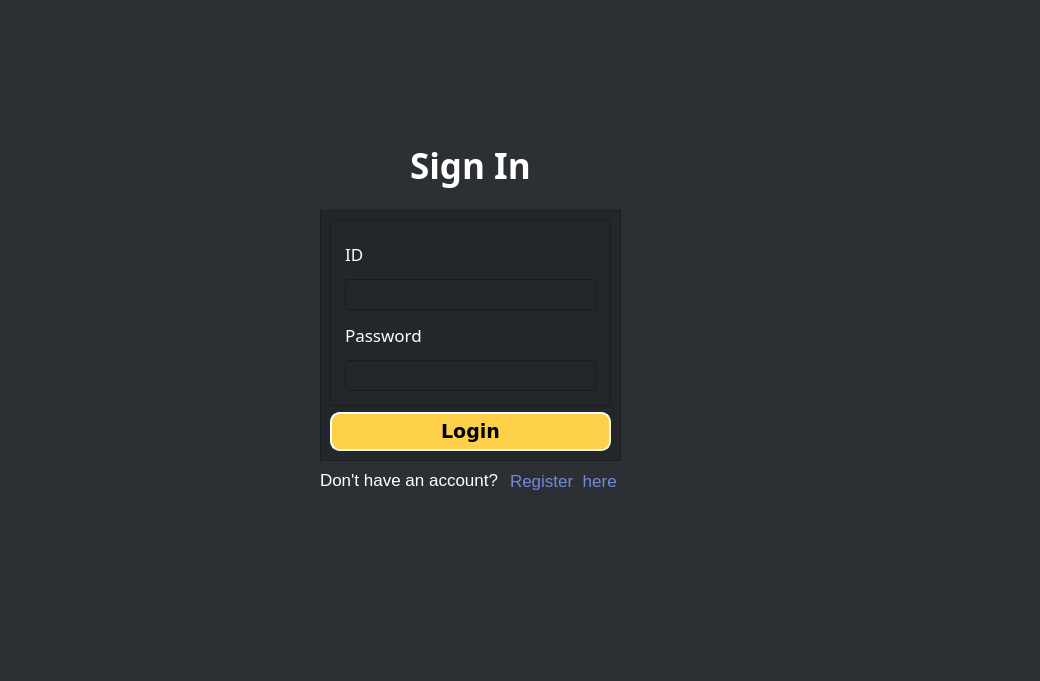
<?xml version="1.0" encoding="UTF-8"?>
<ui version="4.0">
 <class>Form</class>
 <widget class="QWidget" name="Form">
  <property name="geometry">
   <rect>
    <x>0</x>
    <y>0</y>
    <width>1040</width>
    <height>681</height>
   </rect>
  </property>
  <property name="windowTitle">
   <string>Form</string>
  </property>
  <property name="styleSheet">
   <string notr="true">background-color:#2C2F33;</string>
  </property>
  <widget class="QLabel" name="label_10">
   <property name="geometry">
    <rect>
     <x>1530</x>
     <y>501</y>
     <width>441</width>
     <height>461</height>
    </rect>
   </property>
   <property name="text">
    <string>&lt;html&gt;&lt;head/&gt;&lt;body&gt;&lt;p&gt;&lt;img src=&quot;:/illustrations/imgs/2.png&quot;/&gt;&lt;/p&gt;&lt;/body&gt;&lt;/html&gt;</string>
   </property>
  </widget>
  <widget class="QLabel" name="label_15">
   <property name="geometry">
    <rect>
     <x>1440</x>
     <y>760</y>
     <width>121</width>
     <height>21</height>
    </rect>
   </property>
   <property name="font">
    <font>
     <pointsize>13</pointsize>
    </font>
   </property>
   <property name="styleSheet">
    <string notr="true">color: #7289da;</string>
   </property>
   <property name="text">
    <string>Register  here</string>
   </property>
  </widget>
  <widget class="QLabel" name="label_18">
   <property name="geometry">
    <rect>
     <x>1250</x>
     <y>760</y>
     <width>198</width>
     <height>20</height>
    </rect>
   </property>
   <property name="font">
    <font>
     <pointsize>13</pointsize>
    </font>
   </property>
   <property name="styleSheet">
    <string notr="true">color: white;</string>
   </property>
   <property name="text">
    <string>Don't have an account? </string>
   </property>
  </widget>
  <widget class="QLabel" name="label_19">
   <property name="geometry">
    <rect>
     <x>1340</x>
     <y>430</y>
     <width>151</width>
     <height>51</height>
    </rect>
   </property>
   <property name="font">
    <font>
     <family>Sitka Text</family>
     <pointsize>26</pointsize>
     <weight>75</weight>
     <bold>true</bold>
     <underline>false</underline>
    </font>
   </property>
   <property name="styleSheet">
    <string notr="true">color: white;</string>
   </property>
   <property name="text">
    <string>Sign In</string>
   </property>
  </widget>
  <widget class="QLabel" name="label_2">
   <property name="geometry">
    <rect>
     <x>1720</x>
     <y>691</y>
     <width>441</width>
     <height>461</height>
    </rect>
   </property>
   <property name="text">
    <string>&lt;html&gt;&lt;head/&gt;&lt;body&gt;&lt;p&gt;&lt;img src=&quot;:/illustrations/imgs/2.png&quot;/&gt;&lt;/p&gt;&lt;/body&gt;&lt;/html&gt;</string>
   </property>
  </widget>
  <widget class="QLabel" name="label_4">
   <property name="geometry">
    <rect>
     <x>1000</x>
     <y>320</y>
     <width>371</width>
     <height>321</height>
    </rect>
   </property>
   <property name="text">
    <string>&lt;html&gt;&lt;head/&gt;&lt;body&gt;&lt;p&gt;&lt;img src=&quot;:/illustrations/imgs/6.png&quot;/&gt;&lt;/p&gt;&lt;/body&gt;&lt;/html&gt;</string>
   </property>
  </widget>
  <widget class="QLabel" name="label_5">
   <property name="geometry">
    <rect>
     <x>1010</x>
     <y>740</y>
     <width>411</width>
     <height>401</height>
    </rect>
   </property>
   <property name="text">
    <string>&lt;html&gt;&lt;head/&gt;&lt;body&gt;&lt;p&gt;&lt;img src=&quot;:/illustrations/imgs/7.png&quot;/&gt;&lt;/p&gt;&lt;/body&gt;&lt;/html&gt;</string>
   </property>
  </widget>
  <widget class="QLabel" name="label_12">
   <property name="geometry">
    <rect>
     <x>1630</x>
     <y>950</y>
     <width>121</width>
     <height>21</height>
    </rect>
   </property>
   <property name="font">
    <font>
     <pointsize>13</pointsize>
    </font>
   </property>
   <property name="styleSheet">
    <string notr="true">color: #7289da;</string>
   </property>
   <property name="text">
    <string>Register  here</string>
   </property>
  </widget>
  <widget class="QLabel" name="label_14">
   <property name="geometry">
    <rect>
     <x>1440</x>
     <y>950</y>
     <width>198</width>
     <height>20</height>
    </rect>
   </property>
   <property name="font">
    <font>
     <pointsize>13</pointsize>
    </font>
   </property>
   <property name="styleSheet">
    <string notr="true">color: white;</string>
   </property>
   <property name="text">
    <string>Don't have an account? </string>
   </property>
  </widget>
  <widget class="QLabel" name="label_20">
   <property name="geometry">
    <rect>
     <x>1530</x>
     <y>620</y>
     <width>151</width>
     <height>51</height>
    </rect>
   </property>
   <property name="font">
    <font>
     <family>Sitka Text</family>
     <pointsize>26</pointsize>
     <weight>75</weight>
     <bold>true</bold>
     <underline>false</underline>
    </font>
   </property>
   <property name="styleSheet">
    <string notr="true">color: white;</string>
   </property>
   <property name="text">
    <string>Sign In</string>
   </property>
  </widget>
  <widget class="QLabel" name="label_21">
   <property name="geometry">
    <rect>
     <x>1560</x>
     <y>841</y>
     <width>441</width>
     <height>461</height>
    </rect>
   </property>
   <property name="text">
    <string>&lt;html&gt;&lt;head/&gt;&lt;body&gt;&lt;p&gt;&lt;img src=&quot;:/illustrations/imgs/2.png&quot;/&gt;&lt;/p&gt;&lt;/body&gt;&lt;/html&gt;</string>
   </property>
  </widget>
  <widget class="QLabel" name="label_22">
   <property name="geometry">
    <rect>
     <x>840</x>
     <y>470</y>
     <width>371</width>
     <height>321</height>
    </rect>
   </property>
   <property name="text">
    <string>&lt;html&gt;&lt;head/&gt;&lt;body&gt;&lt;p&gt;&lt;img src=&quot;:/illustrations/imgs/6.png&quot;/&gt;&lt;/p&gt;&lt;/body&gt;&lt;/html&gt;</string>
   </property>
  </widget>
  <widget class="QLabel" name="label_23">
   <property name="geometry">
    <rect>
     <x>850</x>
     <y>890</y>
     <width>411</width>
     <height>401</height>
    </rect>
   </property>
   <property name="text">
    <string>&lt;html&gt;&lt;head/&gt;&lt;body&gt;&lt;p&gt;&lt;img src=&quot;:/illustrations/imgs/7.png&quot;/&gt;&lt;/p&gt;&lt;/body&gt;&lt;/html&gt;</string>
   </property>
  </widget>
  <widget class="QLabel" name="label_24">
   <property name="geometry">
    <rect>
     <x>1470</x>
     <y>1100</y>
     <width>121</width>
     <height>21</height>
    </rect>
   </property>
   <property name="font">
    <font>
     <pointsize>13</pointsize>
    </font>
   </property>
   <property name="styleSheet">
    <string notr="true">color: #7289da;</string>
   </property>
   <property name="text">
    <string>Register  here</string>
   </property>
  </widget>
  <widget class="QLabel" name="label_27">
   <property name="geometry">
    <rect>
     <x>1280</x>
     <y>1100</y>
     <width>198</width>
     <height>20</height>
    </rect>
   </property>
   <property name="font">
    <font>
     <pointsize>13</pointsize>
    </font>
   </property>
   <property name="styleSheet">
    <string notr="true">color: white;</string>
   </property>
   <property name="text">
    <string>Don't have an account? </string>
   </property>
  </widget>
  <widget class="QLabel" name="label_28">
   <property name="geometry">
    <rect>
     <x>1370</x>
     <y>770</y>
     <width>151</width>
     <height>51</height>
    </rect>
   </property>
   <property name="font">
    <font>
     <family>Sitka Text</family>
     <pointsize>26</pointsize>
     <weight>75</weight>
     <bold>true</bold>
     <underline>false</underline>
    </font>
   </property>
   <property name="styleSheet">
    <string notr="true">color: white;</string>
   </property>
   <property name="text">
    <string>Sign In</string>
   </property>
  </widget>
  <widget class="QLabel" name="label_29">
   <property name="geometry">
    <rect>
     <x>600</x>
     <y>211</y>
     <width>441</width>
     <height>461</height>
    </rect>
   </property>
   <property name="text">
    <string>&lt;html&gt;&lt;head/&gt;&lt;body&gt;&lt;p&gt;&lt;img src=&quot;:/illustrations/imgs/2.png&quot;/&gt;&lt;/p&gt;&lt;/body&gt;&lt;/html&gt;</string>
   </property>
  </widget>
  <widget class="QLabel" name="label_30">
   <property name="geometry">
    <rect>
     <x>-120</x>
     <y>-160</y>
     <width>371</width>
     <height>321</height>
    </rect>
   </property>
   <property name="text">
    <string>&lt;html&gt;&lt;head/&gt;&lt;body&gt;&lt;p&gt;&lt;img src=&quot;:/illustrations/imgs/6.png&quot;/&gt;&lt;/p&gt;&lt;/body&gt;&lt;/html&gt;</string>
   </property>
  </widget>
  <widget class="QLabel" name="label_31">
   <property name="geometry">
    <rect>
     <x>-110</x>
     <y>260</y>
     <width>411</width>
     <height>401</height>
    </rect>
   </property>
   <property name="text">
    <string>&lt;html&gt;&lt;head/&gt;&lt;body&gt;&lt;p&gt;&lt;img src=&quot;:/illustrations/imgs/7.png&quot;/&gt;&lt;/p&gt;&lt;/body&gt;&lt;/html&gt;</string>
   </property>
  </widget>
  <widget class="QLabel" name="label_32">
   <property name="geometry">
    <rect>
     <x>510</x>
     <y>470</y>
     <width>121</width>
     <height>21</height>
    </rect>
   </property>
   <property name="font">
    <font>
     <pointsize>13</pointsize>
    </font>
   </property>
   <property name="styleSheet">
    <string notr="true">color: #7289da;</string>
   </property>
   <property name="text">
    <string>Register  here</string>
   </property>
  </widget>
  <widget class="QFrame" name="frame_11">
   <property name="geometry">
    <rect>
     <x>320</x>
     <y>210</y>
     <width>301</width>
     <height>251</height>
    </rect>
   </property>
   <property name="styleSheet">
    <string notr="true">background-color: #23272A;
</string>
   </property>
   <property name="frameShape">
    <enum>QFrame::StyledPanel</enum>
   </property>
   <property name="frameShadow">
    <enum>QFrame::Raised</enum>
   </property>
   <layout class="QGridLayout" name="gridLayout_19">
    <item row="0" column="0">
     <widget class="QFrame" name="frame_12">
      <property name="styleSheet">
       <string notr="true"/>
      </property>
      <property name="frameShape">
       <enum>QFrame::StyledPanel</enum>
      </property>
      <property name="frameShadow">
       <enum>QFrame::Raised</enum>
      </property>
      <layout class="QGridLayout" name="gridLayout_20">
       <item row="0" column="0">
        <layout class="QGridLayout" name="gridLayout_21">
         <property name="leftMargin">
          <number>5</number>
         </property>
         <property name="topMargin">
          <number>5</number>
         </property>
         <property name="rightMargin">
          <number>5</number>
         </property>
         <property name="bottomMargin">
          <number>5</number>
         </property>
         <item row="4" column="0">
          <widget class="QLineEdit" name="pswd">
           <property name="font">
            <font>
             <pointsize>14</pointsize>
            </font>
           </property>
           <property name="styleSheet">
            <string notr="true">QLineEdit{
	color:white;
}

QLineEdit:focus{
	border: 1px solid rgb(170, 255, 0)  ;
}</string>
           </property>
           <property name="echoMode">
            <enum>QLineEdit::Password</enum>
           </property>
          </widget>
         </item>
         <item row="3" column="0">
          <widget class="QLabel" name="label_33">
           <property name="font">
            <font>
             <family>padmaa</family>
             <pointsize>13</pointsize>
            </font>
           </property>
           <property name="styleSheet">
            <string notr="true">color: white;</string>
           </property>
           <property name="text">
            <string>Password</string>
           </property>
          </widget>
         </item>
         <item row="2" column="0">
          <widget class="QLineEdit" name="id">
           <property name="font">
            <font>
             <pointsize>14</pointsize>
            </font>
           </property>
           <property name="styleSheet">
            <string notr="true">QLineEdit{
	color:white;
}

QLineEdit:focus{
	border: 1px solid rgb(170, 255, 0)  ;
}</string>
           </property>
           <property name="text">
            <string/>
           </property>
          </widget>
         </item>
         <item row="1" column="0">
          <widget class="QLabel" name="label_34">
           <property name="font">
            <font>
             <family>padmaa</family>
             <pointsize>13</pointsize>
             <weight>50</weight>
             <bold>false</bold>
            </font>
           </property>
           <property name="styleSheet">
            <string notr="true">color: white;</string>
           </property>
           <property name="text">
            <string>ID</string>
           </property>
          </widget>
         </item>
        </layout>
       </item>
      </layout>
     </widget>
    </item>
    <item row="1" column="0">
     <widget class="QPushButton" name="submit_btn">
      <property name="font">
       <font>
        <family>DejaVu Sans</family>
        <pointsize>14</pointsize>
        <weight>75</weight>
        <italic>false</italic>
        <bold>true</bold>
        <strikeout>false</strikeout>
        <kerning>false</kerning>
       </font>
      </property>
      <property name="styleSheet">
       <string notr="true">QPushButton{
	background-color: #FED049;
	border-style: outset;
	border-width: 2px;
	border-radius: 10px;
	border-color: beige;
	padding: 6px;
}

QPushButton:hover{
		background-color: #7289DA;
		color: white;
}</string>
      </property>
      <property name="text">
       <string>Login</string>
      </property>
     </widget>
    </item>
   </layout>
  </widget>
  <widget class="QLabel" name="label_35">
   <property name="geometry">
    <rect>
     <x>320</x>
     <y>470</y>
     <width>198</width>
     <height>20</height>
    </rect>
   </property>
   <property name="font">
    <font>
     <pointsize>13</pointsize>
    </font>
   </property>
   <property name="styleSheet">
    <string notr="true">color: white;</string>
   </property>
   <property name="text">
    <string>Don't have an account? </string>
   </property>
  </widget>
  <widget class="QLabel" name="label_36">
   <property name="geometry">
    <rect>
     <x>410</x>
     <y>140</y>
     <width>151</width>
     <height>51</height>
    </rect>
   </property>
   <property name="font">
    <font>
     <family>Sitka Text</family>
     <pointsize>26</pointsize>
     <weight>75</weight>
     <bold>true</bold>
     <underline>false</underline>
    </font>
   </property>
   <property name="styleSheet">
    <string notr="true">color: white;</string>
   </property>
   <property name="text">
    <string>Sign In</string>
   </property>
  </widget>
  <zorder>label_35</zorder>
  <zorder>label_10</zorder>
  <zorder>label_15</zorder>
  <zorder>label_18</zorder>
  <zorder>label_19</zorder>
  <zorder>label_2</zorder>
  <zorder>label_4</zorder>
  <zorder>label_5</zorder>
  <zorder>label_12</zorder>
  <zorder>label_14</zorder>
  <zorder>label_20</zorder>
  <zorder>label_21</zorder>
  <zorder>label_22</zorder>
  <zorder>label_23</zorder>
  <zorder>label_24</zorder>
  <zorder>label_27</zorder>
  <zorder>label_28</zorder>
  <zorder>label_29</zorder>
  <zorder>label_30</zorder>
  <zorder>label_31</zorder>
  <zorder>label_32</zorder>
  <zorder>frame_11</zorder>
  <zorder>label_36</zorder>
 </widget>
 <resources>
  <include location="res.qrc"/>
 </resources>
 <connections/>
</ui>
